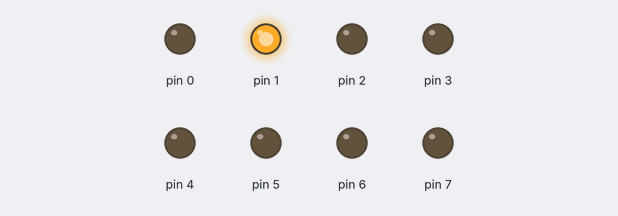
A sketch run on a simulated Arduino Uno, built with avr-gcc and run on an emulated ATmega328P. On the bench: output pins drawn as LEDs (lit = HIGH).

Above: at 2.5 s.
At 7.5 s:
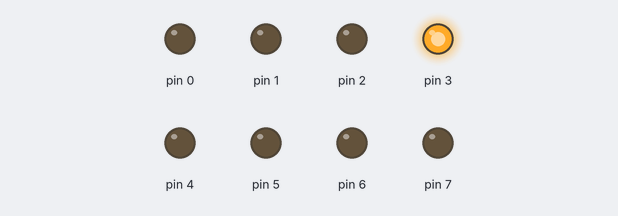
At 11.5 s:
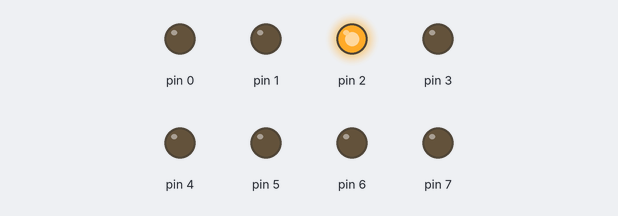
At 14.5 s:
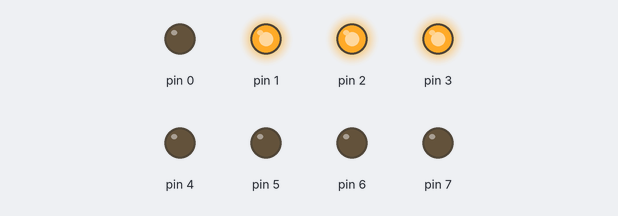
At 15.5 s:
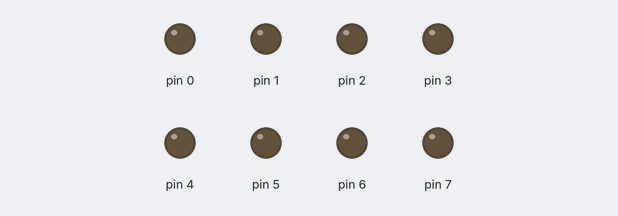
Timing chart, 0 to 20.8 s (numbered marks = the images above):
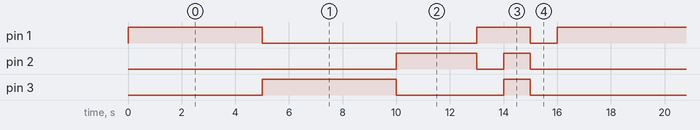

Measured:
- by itself, pin 1: repeats every 16.0 s: LOW 8.0 s, HIGH 2.0 s, LOW 1.0 s, HIGH 5.0 s
- by itself, pin 2: repeats every 16.0 s: LOW 1.0 s, HIGH 1.0 s, LOW 11.0 s, HIGH 3.0 s
- by itself, pin 3: repeats every 16.0 s: LOW 4.0 s, HIGH 1.0 s, LOW 6.0 s, HIGH 5.0 s

The sketch:

Lab4Part1.ino
```cpp
void setup() {
  DDRD = DDRD | 0b11111111;
  PORTD = PORTD & 0b11111111;
}


void loop() {
  PORTD = PORTD | 0b00000010; //Red ON
  delay(5000);
  PORTD = PORTD & 0b00000000; //Red OFF
  PORTD = PORTD | 0b00001000; //Green ON
  delay(5000);
  PORTD = PORTD & 0b00000000; //Green OFF
  PORTD = PORTD | 0b00000100; //Yellow ON
  delay(3000);
  PORTD = PORTD & 0b00000000; //Yellow OFF
  PORTD = PORTD | 0b00000010; //Red ON
  delay(1000);
  PORTD = PORTD | 0b00001110; //All ON
  delay(1000);
  PORTD = PORTD & 0b00000000; //All OFF
  delay(1000); //Return
}
```
